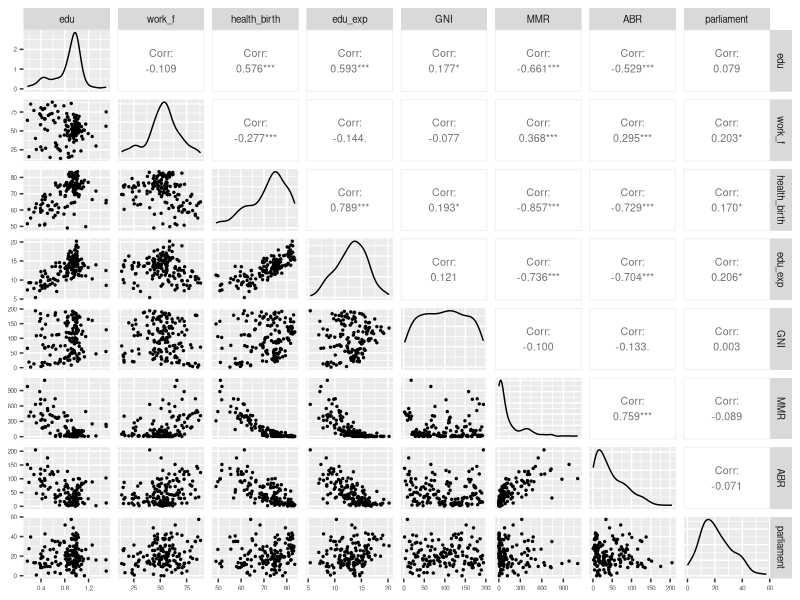
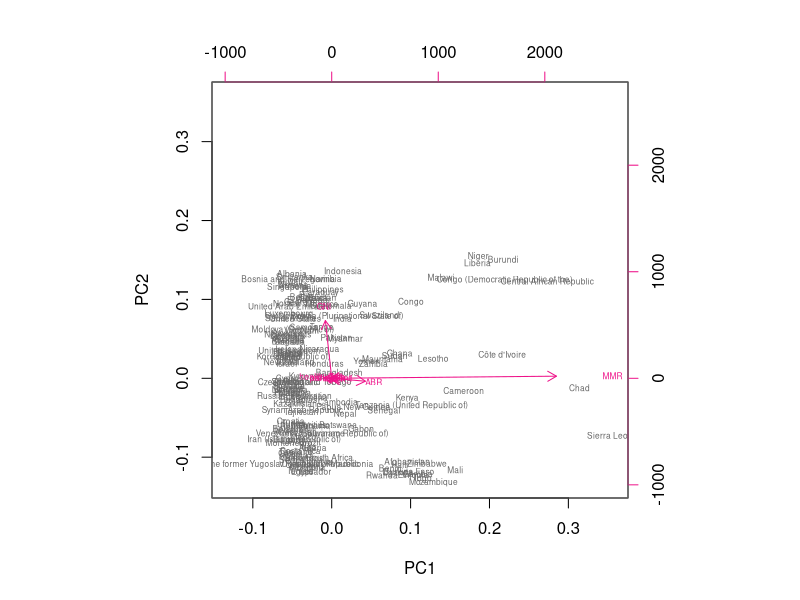
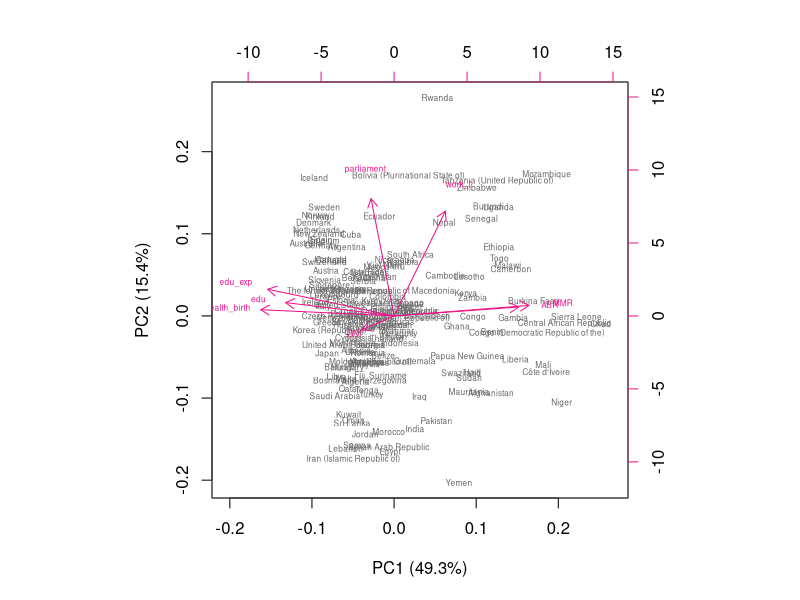

Reproduce these figures in R, in order.
## ---- chunk 1
knitr::opts_chunk$set(echo = T, root.dir = normalizePath("C:/Users/Sara Allaouat/Documents/IODS-project/data"))
## ---- chunk 2
setwd("C:/Users/Sara Allaouat/Documents/IODS-project/data")
human <- read.table("human2.txt", header = TRUE, sep = "")
str(human)
colnames(human)
## ---- chunk 3
library(ggplot2)
library(GGally)
p <- ggpairs(human, upper=list(continuous=wrap("cor",size=2.7)), lower=list(continuous=wrap("points",size=0.5)))
p <- p + theme(axis.text=element_text(size=4.5),strip.text=element_text(size=7))
p
summary(human)
## ---- chunk 4
pca_human <- prcomp(human)
pca_human
summary(pca_human)
## ---- chunk 5
biplot(pca_human, choices = 1:2, cex= c(0.5, 0.5), col = c("grey40", "deeppink2"))
## ---- chunk 6
human_sc <- scale(human)
summary(human_sc)
class(human_sc)
human_sc <- as.data.frame(human_sc)
class(human_sc)
## ---- chunk 7
pca_human_sc <- prcomp(human_sc)
pca_human_sc
s <- summary(pca_human_sc)
s
pca_pr <- round(100*s$importance[2, ], digits = 1)
pca_pr
## ---- chunk 8
pc_lab <- paste0(names(pca_pr), " (", pca_pr, "%)")
biplot(pca_human_sc, cex = c(0.5, 0.5), col = c("grey40", "deeppink2"), xlab = pc_lab[1], ylab = pc_lab[2])
